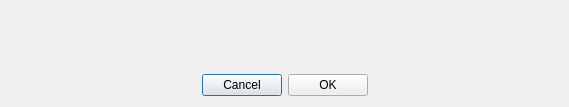
<?xml version="1.0" encoding="UTF-8"?>
<ui version="4.0">
 <class>Dialog</class>
 <widget class="QDialog" name="Dialog">
  <property name="geometry">
   <rect>
    <x>0</x>
    <y>0</y>
    <width>569</width>
    <height>107</height>
   </rect>
  </property>
  <property name="windowTitle">
   <string>EVRAZ DEXbot - Confirmation</string>
  </property>
  <layout class="QVBoxLayout" name="verticalLayout">
   <item>
    <widget class="QLabel" name="confirmation_label">
     <property name="text">
      <string/>
     </property>
     <property name="alignment">
      <set>Qt::AlignCenter</set>
     </property>
    </widget>
   </item>
   <item>
    <layout class="QHBoxLayout" name="horizontalLayout">
     <item>
      <spacer name="horizontalSpacer">
       <property name="orientation">
        <enum>Qt::Horizontal</enum>
       </property>
       <property name="sizeHint" stdset="0">
        <size>
         <width>40</width>
         <height>20</height>
        </size>
       </property>
      </spacer>
     </item>
     <item>
      <widget class="QPushButton" name="cancel_button">
       <property name="cursor">
        <cursorShape>PointingHandCursor</cursorShape>
       </property>
       <property name="text">
        <string>Cancel</string>
       </property>
      </widget>
     </item>
     <item>
      <widget class="QPushButton" name="ok_button">
       <property name="cursor">
        <cursorShape>PointingHandCursor</cursorShape>
       </property>
       <property name="text">
        <string>OK</string>
       </property>
      </widget>
     </item>
     <item>
      <spacer name="horizontalSpacer_2">
       <property name="orientation">
        <enum>Qt::Horizontal</enum>
       </property>
       <property name="sizeHint" stdset="0">
        <size>
         <width>40</width>
         <height>20</height>
        </size>
       </property>
      </spacer>
     </item>
    </layout>
   </item>
  </layout>
 </widget>
 <tabstops>
  <tabstop>ok_button</tabstop>
  <tabstop>cancel_button</tabstop>
 </tabstops>
 <resources/>
 <connections>
  <connection>
   <sender>ok_button</sender>
   <signal>clicked()</signal>
   <receiver>Dialog</receiver>
   <slot>accept()</slot>
   <hints>
    <hint type="sourcelabel">
     <x>330</x>
     <y>50</y>
    </hint>
    <hint type="destinationlabel">
     <x>284</x>
     <y>53</y>
    </hint>
   </hints>
  </connection>
  <connection>
   <sender>cancel_button</sender>
   <signal>clicked()</signal>
   <receiver>Dialog</receiver>
   <slot>reject()</slot>
   <hints>
    <hint type="sourcelabel">
     <x>239</x>
     <y>50</y>
    </hint>
    <hint type="destinationlabel">
     <x>284</x>
     <y>53</y>
    </hint>
   </hints>
  </connection>
 </connections>
</ui>
